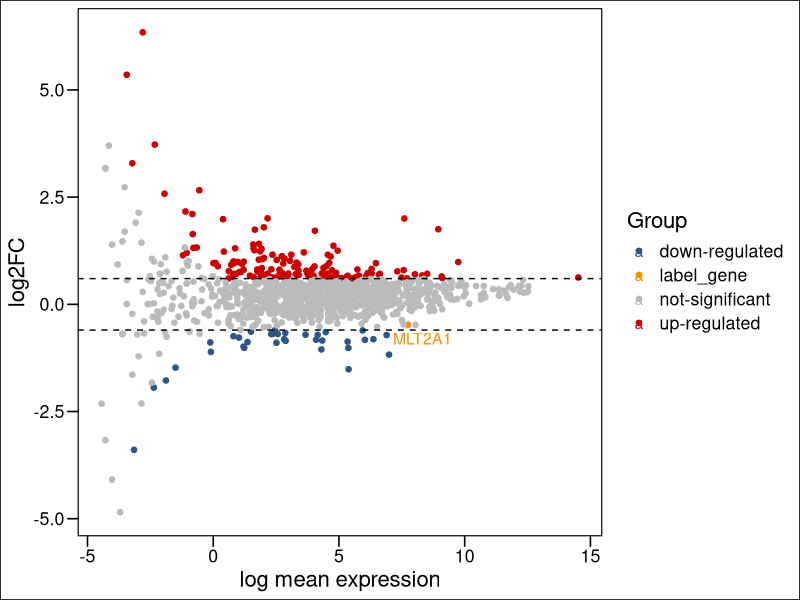
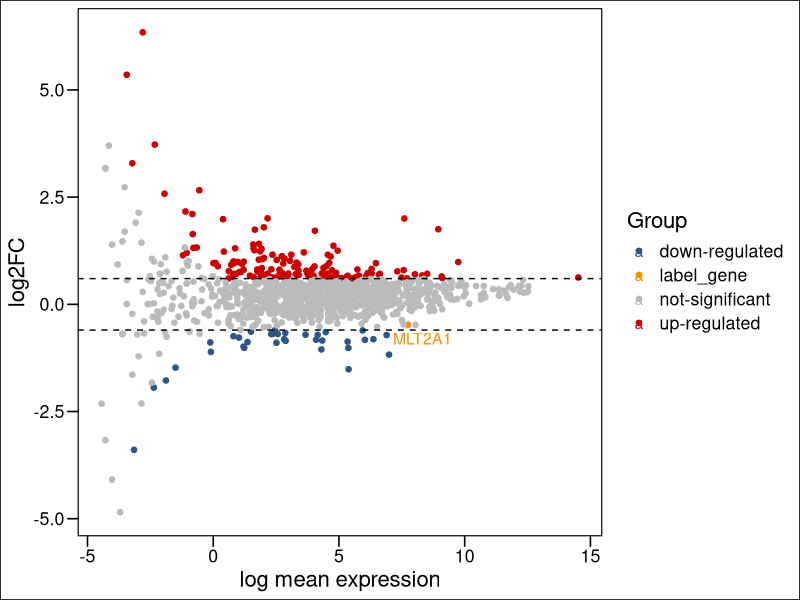

The R source for these figures, in order:
library(ggpubr)
library(ggthemes)

data=read.csv("./DUX4_HNRNPU_TE_DE.csv",header=T,check.names=F)
data$Group="not-significant"
data$Group[which((data$FDR<0.05)&(data$logFC>0.6))]="up-regulated"
data$Group[which((data$FDR<0.05)&(data$logFC< -0.6))]="down-regulated"
data$label=""
label_gene <- c("MLT2A1")
data$label[match(label_gene,data$gene)] = label_gene
data$Group[match(label_gene,data$gene)] = "label_gene"
p=ggscatter(data,x="logCPM",y="logFC",color="Group",label=data$label,size=1.6,font.label = 12,palette=c("#2f5688","#ff8c00","#BBBBBB","#CC0000"),repel = T,xlab = "log mean expression",ylab = "log2FC",)+theme_base()+geom_hline(yintercept = c(-0.6,0.6),linetype="dashed")
p

pdf("siHNRNPU_TE_diff_volcano.pdf",width=10,height = 8)
print(p)
dev.off()

